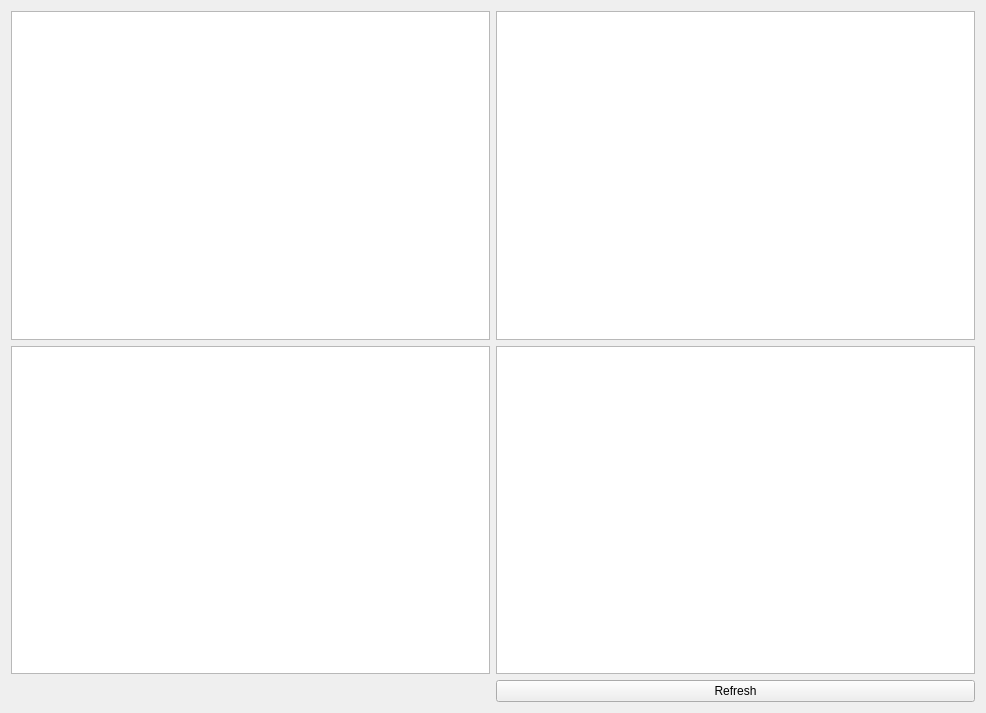
<?xml version="1.0" encoding="UTF-8"?>
<ui version="4.0">
 <class>Widget</class>
 <widget class="QWidget" name="Widget">
  <property name="geometry">
   <rect>
    <x>0</x>
    <y>0</y>
    <width>986</width>
    <height>713</height>
   </rect>
  </property>
  <property name="windowTitle">
   <string>Widget</string>
  </property>
  <layout class="QGridLayout" name="gridLayout">
   <item row="1" column="0">
    <widget class="QPlainTextEdit" name="plainTextEditJavaScript"/>
   </item>
   <item row="0" column="0">
    <widget class="QPlainTextEdit" name="plainTextEditHTML"/>
   </item>
   <item row="1" column="1">
    <widget class="QTextEdit" name="textEdit">
     <property name="readOnly">
      <bool>true</bool>
     </property>
    </widget>
   </item>
   <item row="0" column="1">
    <widget class="QPlainTextEdit" name="plainTextEditCSS"/>
   </item>
   <item row="2" column="1">
    <widget class="QPushButton" name="pushButton">
     <property name="text">
      <string>Refresh</string>
     </property>
    </widget>
   </item>
  </layout>
 </widget>
 <layoutdefault spacing="6" margin="11"/>
 <resources/>
 <connections/>
</ui>
